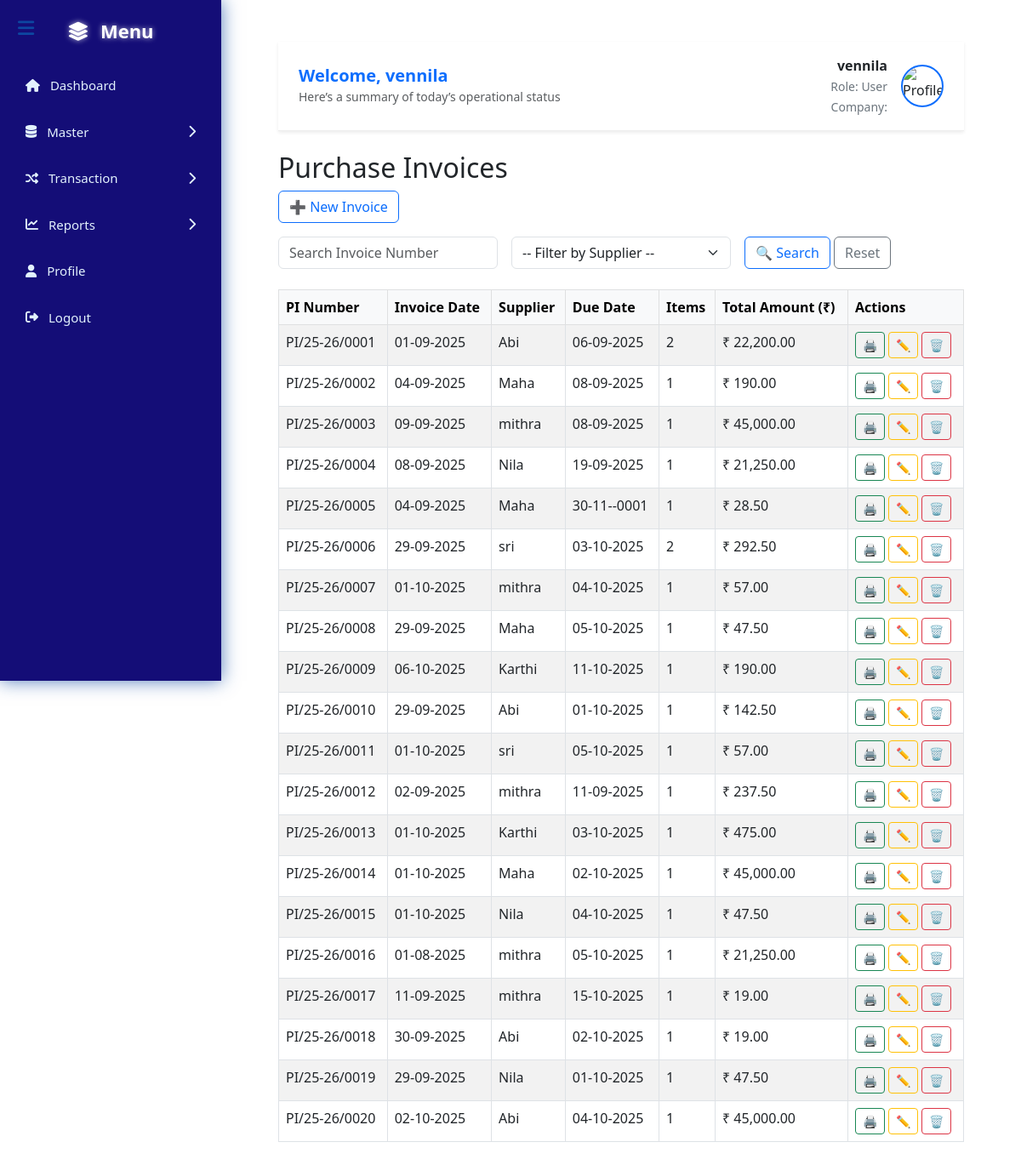
Screenshot of /purchase_invoice_list.php (signed in) with the database file from the repository.
### tables this page shows
CREATE TABLE `purchase_invoices` (
  `pi_id` int(11) NOT NULL,
  `pi_number` varchar(50) NOT NULL,
  `pi_date` date NOT NULL,
  `due_date` date DEFAULT NULL,
  `supplier_id` int(11) NOT NULL,
  `po_id` int(11) DEFAULT NULL,
  `supplier_bill_no` varchar(100) DEFAULT NULL,
  `notes` text DEFAULT NULL,
  `terms` text DEFAULT NULL,
  `tax_mode` enum('Inclusive','Exclusive') DEFAULT 'Inclusive',
  `created_at` timestamp NOT NULL DEFAULT current_timestamp()
);

CREATE TABLE `suppliers` (
  `supplier_id` int(11) NOT NULL,
  `ledger_id` int(11) DEFAULT NULL,
  `supplier_name` varchar(100) DEFAULT NULL,
  `address` text DEFAULT NULL,
  `phone` varchar(20) DEFAULT NULL,
  `email` varchar(100) DEFAULT NULL
);

### purchase_invoice_list.php (the view, shortened to what this page needs)
<?php
require_once 'config.php';
include 'header.php';
$params = [];
$sql = "
    SELECT
        pi.pi_id,
        pi.pi_number,
        pi.pi_date,
        pi.due_date,
        s.supplier_name,
        COALESCE(items.item_count, 0) AS item_count,
        COALESCE(items.total_amount, 0) AS total_amount
    FROM purchase_invoices pi
    JOIN suppliers s ON pi.supplier_id = s.supplier_id
    LEFT JOIN (
        SELECT
            pi_id,
            COUNT(*) AS item_count,
            SUM(line_total) AS total_amount
        FROM purchase_invoice_items
        GROUP BY pi_id
    ) items ON pi.pi_id = items.pi_id
";
$sql .= " ORDER BY pi.pi_number ASC";
$stmt = $pdo->prepare($sql);
$stmt->execute($params);
$invoices = $stmt->fetchAll(PDO::FETCH_ASSOC);
?>
<!DOCTYPE html>
<html>
<head>
  <link href="https://cdn.jsdelivr.net/npm/bootstrap@5.3.0/dist/css/bootstrap.min.css" rel="stylesheet">
</head>
<body class="container mt-4">
<h2>Purchase Invoices</h2>
<div class="mb-3">
    <a href="insert_invoice.php" class="btn btn-outline-primary">➕ New Invoice</a>
</div>
<form method="get" class="row g-3 mb-4">
    <div class="col-md-4">
        <input type="text" name="pi_number" value="<?= htmlspecialchars($_GET['pi_number'] ?? '') ?>" class="form-control" placeholder="Search Invoice Number">
    </div>
    <div class="col-md-4">
        <select name="supplier_id" class="form-select">
            <option value="">-- Filter by Supplier --</option>
        </select>
    </div>
    <div class="col-md-4">
        <button type="submit" class="btn btn-outline-primary">🔍 Search</button>
        <a href="purchase_invoice_list.php" class="btn btn-outline-secondary">Reset</a>
    </div>
</form>
<table class="table table-bordered table-striped">
    <thead class="table-light">
    <tr>
        <th>PI Number</th>
        <th>Invoice Date</th>
        <th>Supplier</th>
        <th>Due Date</th>
        <th>Items</th>
        <th>Total Amount (₹)</th>
        <th>Actions</th>
    </tr>
</thead>
   <tbody>
<?php if ($invoices): ?>
    <?php foreach ($invoices as $inv): ?>
        <tr>
            <td><?= htmlspecialchars($inv['pi_number']) ?></td>
            <td><?= date('d-m-Y', strtotime($inv['pi_date'])) ?></td>
            <td><?= htmlspecialchars($inv['supplier_name']) ?></td>
            <td><?= $inv['due_date'] ? date('d-m-Y', strtotime($inv['due_date'])) : '-' ?></td>
            <td><?= $inv['item_count'] ?></td>
            <td>₹ <?= number_format($inv['total_amount'], 2) ?></td>
            <td>
                <button class="btn btn-outline-success btn-sm" onclick="showPrint(<?= $inv['pi_id'] ?>)">🖨</button>
                <a href="edit_invoice.php?id=<?= $inv['pi_id'] ?>" class="btn btn-outline-warning btn-sm">✏</a>
                <a href="delete_invoice.php?id=<?= $inv['pi_id'] ?>" class="btn btn-outline-danger btn-sm" onclick="return confirm('Delete this invoice?')">🗑</a>
            </td>
        </tr>
    <?php endforeach; ?>
<?php else: ?>
    <tr>
        <td colspan="7" class="text-center">No invoices found.</td>
    </tr>
<?php endif; ?>
</tbody>
</table>
</body>
</html>

### rows the page displays
purchase_invoices: pi_number "PI/25-26/0001", pi_date "01-09-2025", supplier.supplier_name "Abi", due_date "06-09-2025", item_count "2", total_amount "22,200.00"
purchase_invoices: pi_number "PI/25-26/0002", pi_date "04-09-2025", supplier.supplier_name "Maha", due_date "08-09-2025", item_count "1", total_amount "190.00"
purchase_invoices: pi_number "PI/25-26/0003", pi_date "09-09-2025", supplier.supplier_name "mithra", due_date "08-09-2025", item_count "1", total_amount "45,000.00"
purchase_invoices: pi_number "PI/25-26/0004", pi_date "08-09-2025", supplier.supplier_name "Nila", due_date "19-09-2025", item_count "1", total_amount "21,250.00"
purchase_invoices: pi_number "PI/25-26/0005", pi_date "04-09-2025", supplier.supplier_name "Maha", due_date "30-11--0001", item_count "1", total_amount "28.50"
purchase_invoices: pi_number "PI/25-26/0006", pi_date "29-09-2025", supplier.supplier_name "sri", due_date "03-10-2025", item_count "2", total_amount "292.50"
purchase_invoices: pi_number "PI/25-26/0007", pi_date "01-10-2025", supplier.supplier_name "mithra", due_date "04-10-2025", item_count "1", total_amount "57.00"
purchase_invoices: pi_number "PI/25-26/0008", pi_date "29-09-2025", supplier.supplier_name "Maha", due_date "05-10-2025", item_count "1", total_amount "47.50"
purchase_invoices: pi_number "PI/25-26/0009", pi_date "06-10-2025", supplier.supplier_name "Karthi", due_date "11-10-2025", item_count "1", total_amount "190.00"
purchase_invoices: pi_number "PI/25-26/0010", pi_date "29-09-2025", supplier.supplier_name "Abi", due_date "01-10-2025", item_count "1", total_amount "142.50"
purchase_invoices: pi_number "PI/25-26/0011", pi_date "01-10-2025", supplier.supplier_name "sri", due_date "05-10-2025", item_count "1", total_amount "57.00"
purchase_invoices: pi_number "PI/25-26/0012", pi_date "02-09-2025", supplier.supplier_name "mithra", due_date "11-09-2025", item_count "1", total_amount "237.50"
purchase_invoices: pi_number "PI/25-26/0013", pi_date "01-10-2025", supplier.supplier_name "Karthi", due_date "03-10-2025", item_count "1", total_amount "475.00"
purchase_invoices: pi_number "PI/25-26/0014", pi_date "01-10-2025", supplier.supplier_name "Maha", due_date "02-10-2025", item_count "1", total_amount "45,000.00"
purchase_invoices: pi_number "PI/25-26/0015", pi_date "01-10-2025", supplier.supplier_name "Nila", due_date "04-10-2025", item_count "1", total_amount "47.50"
purchase_invoices: pi_number "PI/25-26/0016", pi_date "01-08-2025", supplier.supplier_name "mithra", due_date "05-10-2025", item_count "1", total_amount "21,250.00"
purchase_invoices: pi_number "PI/25-26/0017", pi_date "11-09-2025", supplier.supplier_name "mithra", due_date "15-10-2025", item_count "1", total_amount "19.00"
purchase_invoices: pi_number "PI/25-26/0018", pi_date "30-09-2025", supplier.supplier_name "Abi", due_date "02-10-2025", item_count "1", total_amount "19.00"
purchase_invoices: pi_number "PI/25-26/0019", pi_date "29-09-2025", supplier.supplier_name "Nila", due_date "01-10-2025", item_count "1", total_amount "47.50"
purchase_invoices: pi_number "PI/25-26/0020", pi_date "02-10-2025", supplier.supplier_name "Abi", due_date "04-10-2025", item_count "1", total_amount "45,000.00"

### other values shown
$name "vennila"
$role "User"
